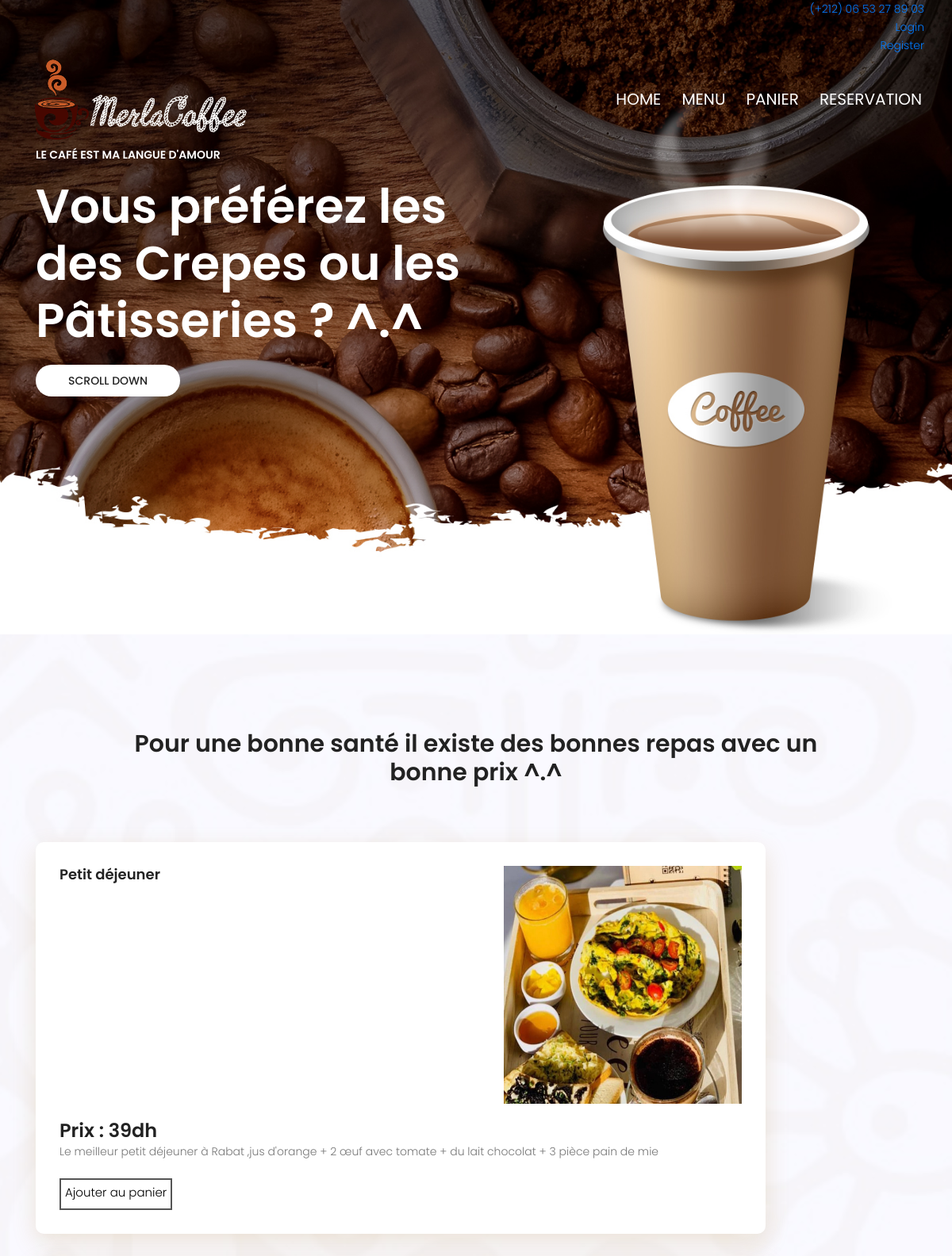
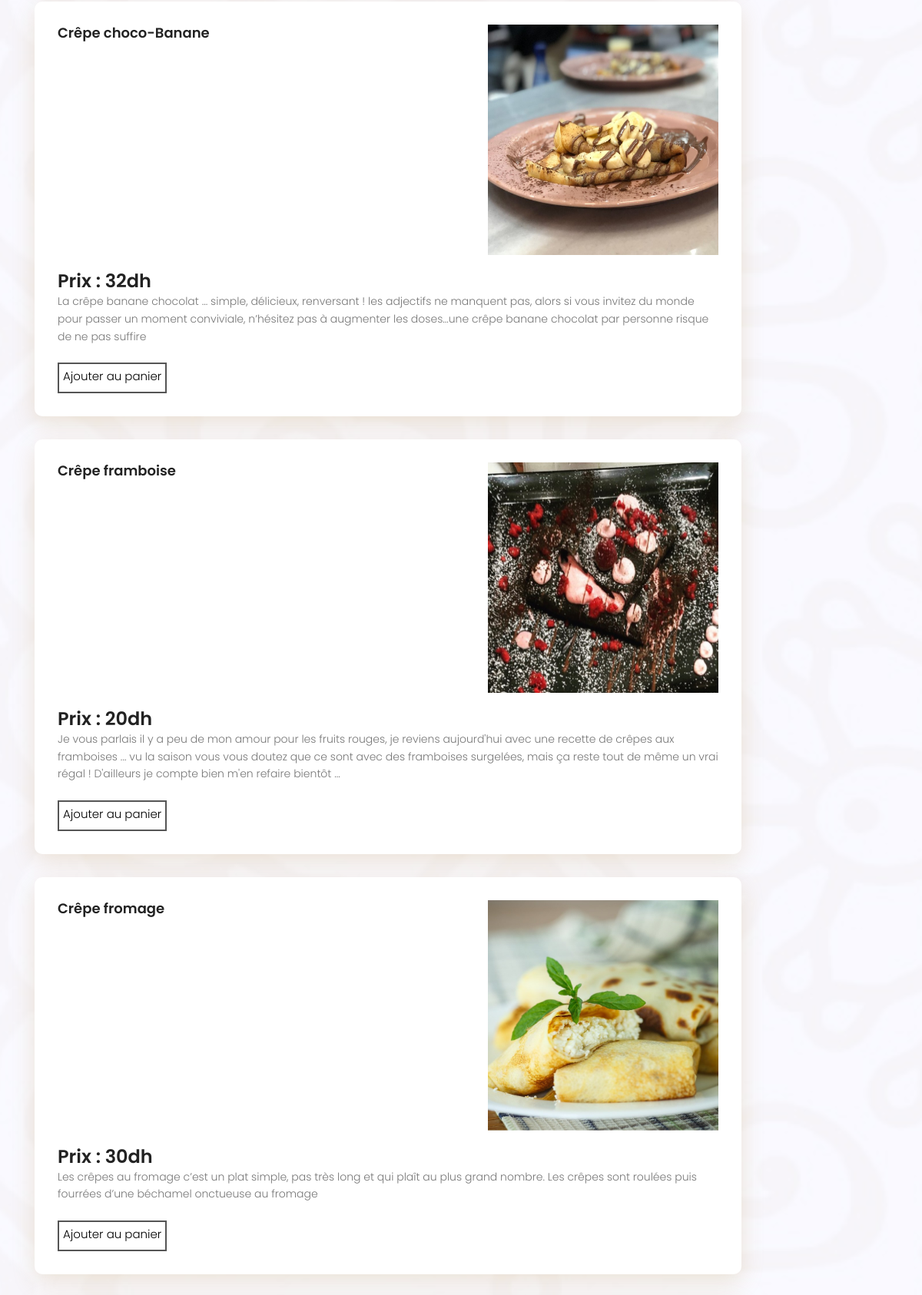
Page /menu.php (upper part) on the committed database (2 pictures, top to bottom).
### tables this page shows
CREATE TABLE `menu` (
  `id_m` int(11) NOT NULL,
  `nomm` varchar(20) NOT NULL,
  `description` varchar(300) NOT NULL,
  `price` float NOT NULL,
  `photo` varchar(500) NOT NULL
);

### menu.php (the view, shortened to what this page needs)
<!DOCTYPE html>
	<html lang="fr" class="no-js">
	<head>
			<link rel="stylesheet" href="css/linearicons.css">
			<link rel="stylesheet" href="css/font-awesome.min.css">
			<link rel="stylesheet" href="css/bootstrap.css">
			<link rel="stylesheet" href="css/magnific-popup.css">
			<link rel="stylesheet" href="css/nice-select.css">
			<link rel="stylesheet" href="css/animate.min.css">
			<link rel="stylesheet" href="css/owl.carousel.css">
			<link rel="stylesheet" href="css/main.css">
		</head>
		<body>
			  <header id="header" id="home" style="padding: 0px 0;">
				<div class="header-top">
		  			<div class="container">
				  		<div class="row justify-content-end">
				  			<div class="col-lg-8 col-sm-4 col-8 header-top-right no-padding">
				  				<ul><a href="tel:(+212) 06 53 27 89 03">(+212) 06 53 27 89 03</a></ul>
				  				<ul><a href="login.html">Login</a></ul>
				  				<ul><a href="registration.php">Register</a></ul>
				  			</div>
				  		</div>
		  			</div>
				</div>
			    <div class="container">
			    	<div class="row align-items-center justify-content-between d-flex">
				      <div id="logo">
				        <a href="home.php"><img src="img/mer.PNG"/></a>
				      </div>
				      <nav id="nav-menu-container">
				        <ul class="nav-menu">
				          <li class="menu-active"><a href="home.php" style="font-size:20px">Home</a></li>
				          <li><a href="menu.php" style="font-size:20px">Menu</a></li>
				          <li><a href="panierPage.php" style="font-size:20px">Panier</a></li>
				          <li><a href="reservation.php" style="font-size:20px">Reservation</a></li>
				        </ul>
				      </nav>
			    	</div>
			    </div>
			  </header>
			<section class="banner-area" id="home">
				<div class="container">
					<div class="row fullscreen d-flex align-items-center justify-content-start">
						<div class="banner-content col-lg-7"><br><br><br><br><br><br>
							<h6 class="text-white text-uppercase">Le Café est ma Langue D'amour</h6>
							<h1>
								Vous préférez les des Crepes ou les Pâtisseries ? ^.^
							</h1>
							<button id="btnhaut" class="primary-btn text-uppercase">Scroll Down</button>
						</div>
					</div>
				</div>
			</section>
			<section class="menu-area section-gap" id="coffee">
				<div class="container">
					<div class="row d-flex justify-content-center">
						<div class="menu-content pb-60 col-lg-10">
							<div class="title text-center">
					<h2 class="mb-10">Pour une bonne santé il existe des bonnes repas avec un bonne prix ^.^</h2>
							</div>
						</div>
					</div>
					<form action='panier2.php' method="POST">
					<?php
						$servername = "localhost";
						$username = "root";
						$password = "";
						$dbname = "systeme_restaurant";
						$conn = mysqli_connect($servername, $username, $password, $dbname);
						$res = mysqli_query($conn,"SELECT * FROM menu");
						while ($row = mysqli_fetch_array($res)) {
						?>
					<div class="row">
						<div class="col-lg-10">
							<div class="single-menu">
								<div class="title-div justify-content-between d-flex">
									<h4><?php echo $row["nomm"]; ?></h4>
								<img src="<?php echo $row["photo"]; ?>" height="300" width="300">
								</div>
								<p>
									<h3>Prix : <?php echo $row["price"]; ?>dh</h3>
									<?php echo $row["description"]; ?>
								</p><br>
					<a href="panier2.php?id=<?php echo $row["id_m"]; ?>" type="submit" name="Ajouter1" class="button button5">Ajouter au panier</a>
							</div>
						</div>
					</div>
				<?php } ?>
			</form>
				</div>
			</section>
		</body>
	</html>

### css/main.css (style rules this page uses)
body { color: #777777; font-family: "Poppins", sans-serif; font-size: 14px; font-weight: 300; line-height: 1.625em; position: relative; }
ol, ul { margin: 0; padding: 0; list-style: none; }
a { -webkit-transition: all 0.3s ease 0s; -moz-transition: all 0.3s ease 0s; -o-transition: all 0.3s ease 0s; transition: all 0.3s ease 0s; }
a, a:focus, a:hover { text-decoration: none; outline: 0; }
h1, h2, h3, h4, h5, h6 { font-family: "Poppins", sans-serif; color: #222222; line-height: 1.2em !important; margin-bottom: 0; margin-top: 0; font-weight: 600; }
h1, .h1 { font-size: 36px; }
h2, .h2 { font-size: 30px; }
h3, .h3 { font-size: 24px; }
h4, .h4 { font-size: 18px; }
h6, .h6 { font-size: 14px; color: #222222; }
.mb-10 { margin-bottom: 10px; }
.pb-60 { padding-bottom: 60px; }
.text-white { color: #fff; }
.text-center { text-align: center; }
.no-padding { padding: 0; }
h1 { font-size: 36px; }
h2 { font-size: 30px; }
h3 { font-size: 24px; }
h4 { font-size: 18px; }
h6 { font-size: 14px; }
h1, h2, h3, h4, h5, h6 { line-height: 1.5em; }
#header { padding: 14px 0; position: fixed; left: 0; top: 0; right: 0; transition: all 0.5s; z-index: 997; }
.header-top ul { text-align: right; margin-right: 5px; }
#header #logo img { padding: 0; margin: 0; }
.nav-menu, .nav-menu * { margin: 0; padding: 0; list-style: none; }
.nav-menu li { position: relative; white-space: nowrap; }
.nav-menu > li { float: left; }
#nav-menu-container { margin: 0; }
.nav-menu a { padding: 0 8px 0px 8px; text-decoration: none; display: inline-block; color: #fff; font-weight: 400; font-size: 12px; text-transform: uppercase; outline: none; }
.nav-menu > li { margin-left: 10px; }
.section-gap { padding: 120px 0; }
.primary-btn { background-color: #b68834; line-height: 36px; padding-left: 30px; padding-right: 60px; border-radius: 25px; border: none; color: #fff; display: inline-block; font-weight: 500; position: relative; -webkit-transition: all 0.3s ease 0s; -moz-transition: all 0.3s ease 0s; -o-transition: all 0.3s ease 0s; transition: all 0.3s ease 0s; cursor: pointer; text-transform: uppercase; position: relative; }
.banner-area { background: url(../img/header-bg.jpg) center; background-size: cover; }
.banner-content { margin-top: -250px; }
.banner-content h1 { color: #fff; font-size: 60px; font-weight: 600; line-height: 1em; margin-top: 20px; margin-bottom: 20px; }
.primary-btn { background: #fff; border: 1px solid transparent; color: #222; padding-left: 40px; padding-right: 40px; border-radius: 50px; }
.menu-area { background: url(../img/menu-bg.jpg) center; background-size: cover; }
.single-menu { background-color: #fff; box-shadow: 0px 10px 30px 0px rgba(182, 136, 52, 0.2); border-radius: 10px; padding: 30px 30px; margin-bottom: 30px; }
.single-menu .title-div { padding-bottom: 20px; }
.single-menu p { margin-bottom: 0; }

### menu.php (style rules this page uses)
.button5 { background-color: white; color: black; border: 2px solid #555555; height: 40px; padding: 5px; font-size: 15px; }

### rows in the picture
menu: nomm "Petit déjeuner", shows a picture, price "39", description "Le meilleur petit déjeuner à Rabat ,jus d'orange + 2 œuf avec tomate + du lait chocolat + 3 pièce pain de mie"
menu: nomm "Crêpe choco-Banane", shows a picture, price "32", description "La crêpe banane chocolat ... simple, délicieux, renversant ! les adjectifs ne manquent pas, alors si vous invitez du monde pour passer un moment conviviale, n’hésitez pas à augmenter les doses…une crêpe banane chocolat par personne risque de ne pas suffire"
menu: nomm "Crêpe framboise", shows a picture, price "20", description "Je vous parlais il y a peu de mon amour pour les fruits rouges, je reviens aujourd'hui avec une recette de crêpes aux framboises ... vu la saison vous vous doutez que ce sont avec des framboises surgelées, mais ça reste tout de même un vrai régal ! D'ailleurs je compte bien m'en refaire bientôt ..."
menu: nomm "Crêpe fromage", shows a picture, price "30", description "Les crêpes au fromage c’est un plat simple, pas très long et qui plaît au plus grand nombre. Les crêpes sont roulées puis fourrées d’une béchamel onctueuse au fromage"
